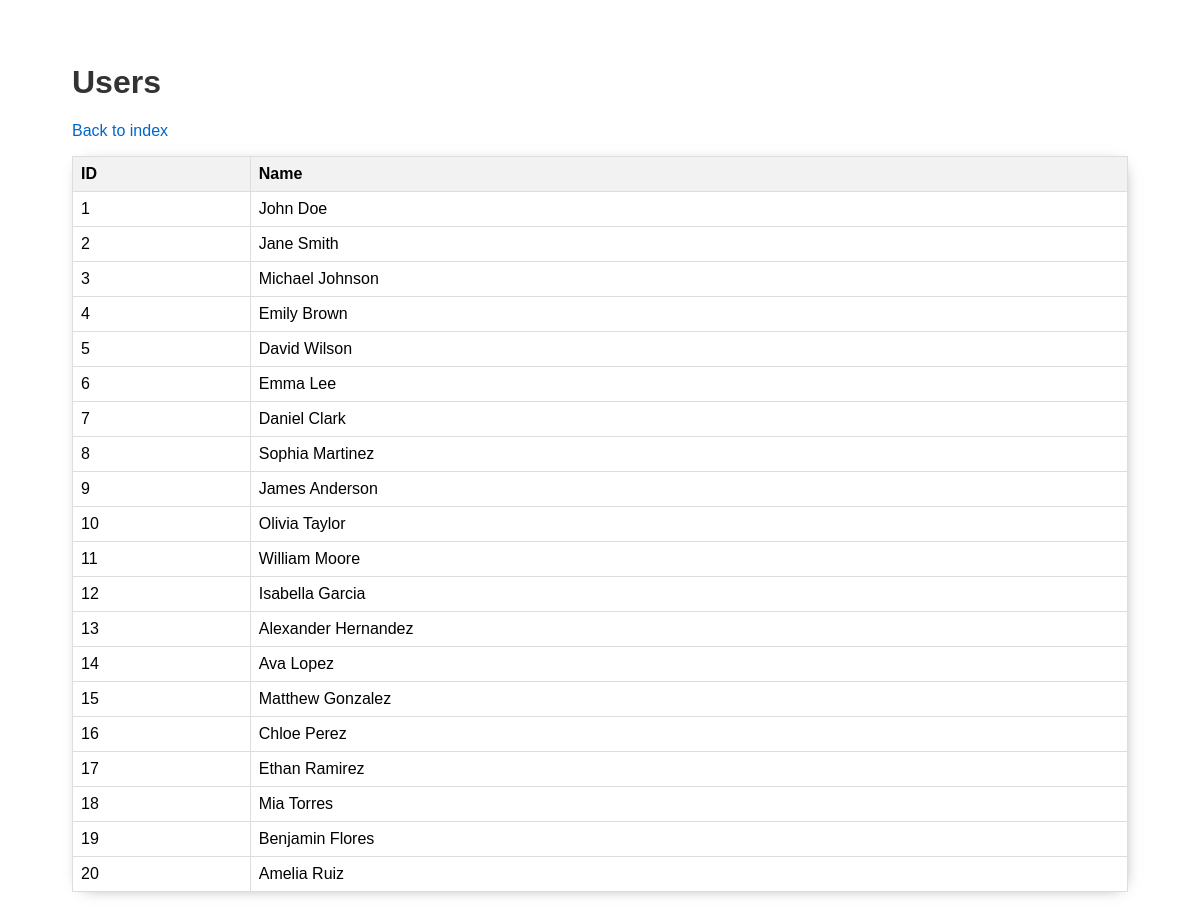
/php-mvc-app/user, run on the app's committed database.
### tables this page shows
CREATE TABLE users (
    id INT AUTO_INCREMENT PRIMARY KEY,
    name VARCHAR(255) NOT NULL
);

### src/services/UserService.php (called while the page is built, shortened)
<?php
require_once 'DatabaseService.php';
require_once 'models/UserModel.php';
class UserService {
    private $conn;
    public function __construct() {
        $database = new DatabaseService();
        $this->conn = $database->getConnection();
    }
    public function getUsers() {
        $query = "SELECT id, name FROM users";
        $stmt = $this->conn->prepare($query);
        $stmt->execute();
        $users = [];
        while ($row = $stmt->fetch(PDO::FETCH_ASSOC)) {
            $users[] = new User($row['id'], $row['name']);
        }
        return $users;
    }
}
?>

### src/services/DatabaseService.php (called while the page is built, shortened)
<?php
class DatabaseService {
    private $host = 'localhost';
    private $db_name = 'advertising';
    private $username = 'root';
    private $password = '';
    public function getConnection() {
        $this->conn = null;
        try {
            $this->conn = new PDO("mysql:host=" . $this->host . ";dbname=" . $this->db_name, $this->username, $this->password);
        } catch(PDOException $exception) {
            echo "Connection error: " . $exception->getMessage();
        }
        return $this->conn;
    }
}
?>

### src/controllers/UserController.php (called while the page is built)
<?php
require_once 'services/UserService.php';
class UserController {
    private $userService;
    public function __construct() {
        $this->userService = new UserService();
    }
    public function userPage() {
        $users = $this->userService->getUsers();
        require_once 'views/UsersView.php';
    }
}
?>

### src/models/UserModel.php (called while the page is built, shortened)
<?php
class User {
    public function __construct($id, $name) {
        $this->id = $id;
        $this->name = $name;
    }
}
?>

### src/views/UsersView.php (the view, shortened to what this page needs)
<!DOCTYPE html>
<html>
<head>
    <link rel="stylesheet" href="src/app.css">
</head>
<body>
    <div class="page-content">
        <h1>Users</h1>
        <p><a href="/php-mvc-app/index">Back to index</a></p>
        <table>
            <tr>
                <th>ID</th>
                <th>Name</th>
            </tr>
            <?php foreach ($users as $user): ?>
            <tr>
                <td><?php echo htmlspecialchars($user->id); ?></td>
                <td><?php echo htmlspecialchars($user->name); ?></td>
            </tr>
            <?php endforeach; ?>
        </table>
    </div>
</body>
</html>

### src/index.php (shortened to what this page needs)
<?php
$requestUri = str_replace('/php-mvc-app/', '', parse_url($_SERVER['REQUEST_URI'], PHP_URL_PATH));
$url = isset($_GET['url']) ? $_GET['url'] : trim($requestUri, '/');
$urlComponents = explode('/', $url);
$controllerName = !empty($urlComponents[0]) ? ucfirst($urlComponents[0]) . 'Controller' : '';
$actionName = !empty($urlComponents[0]) ? $urlComponents[0] . 'Page' : '';
$controllerFile = 'controllers/' . $controllerName . '.php';
if (file_exists($controllerFile)) {
    $controller = new $controllerClassName();
    if (method_exists($controller, $actionName)) {
        $controller->$actionName();
    } else {
        echo "Action not found!";
        redirectToDefaultPage();
}
} else {
    redirectToDefaultPage();
}
?>

### src/app.css (style rules this page uses)
body { font-family: Arial, sans-serif; }
.page-content { margin: 64px; }
h1 { color: #333333; }
table { width: 100%; border-collapse: collapse; -webkit-box-shadow: 2px 2px 16px -10px rgba(0,0,0,0.75); -moz-box-shadow: 2px 2px 16px -10px rgba(0,0,0,0.75); box-shadow: 2px 2px 16px -10px rgba(0,0,0,0.75); }
table, th, td { border: 1px solid #dddddd; }
th, td { padding: 8px; text-align: left; }
th { background-color: #f2f2f2; }
a { color: #0066cc; text-decoration: none; }

### data on the page
users: id "1", name "John Doe"
users: id "2", name "Jane Smith"
users: id "3", name "Michael Johnson"
users: id "4", name "Emily Brown"
users: id "5", name "David Wilson"
users: id "6", name "Emma Lee"
users: id "7", name "Daniel Clark"
users: id "8", name "Sophia Martinez"
users: id "9", name "James Anderson"
users: id "10", name "Olivia Taylor"
users: id "11", name "William Moore"
users: id "12", name "Isabella Garcia"
users: id "13", name "Alexander Hernandez"
users: id "14", name "Ava Lopez"
users: id "15", name "Matthew Gonzalez"
users: id "16", name "Chloe Perez"
users: id "17", name "Ethan Ramirez"
users: id "18", name "Mia Torres"
users: id "19", name "Benjamin Flores"
users: id "20", name "Amelia Ruiz"
